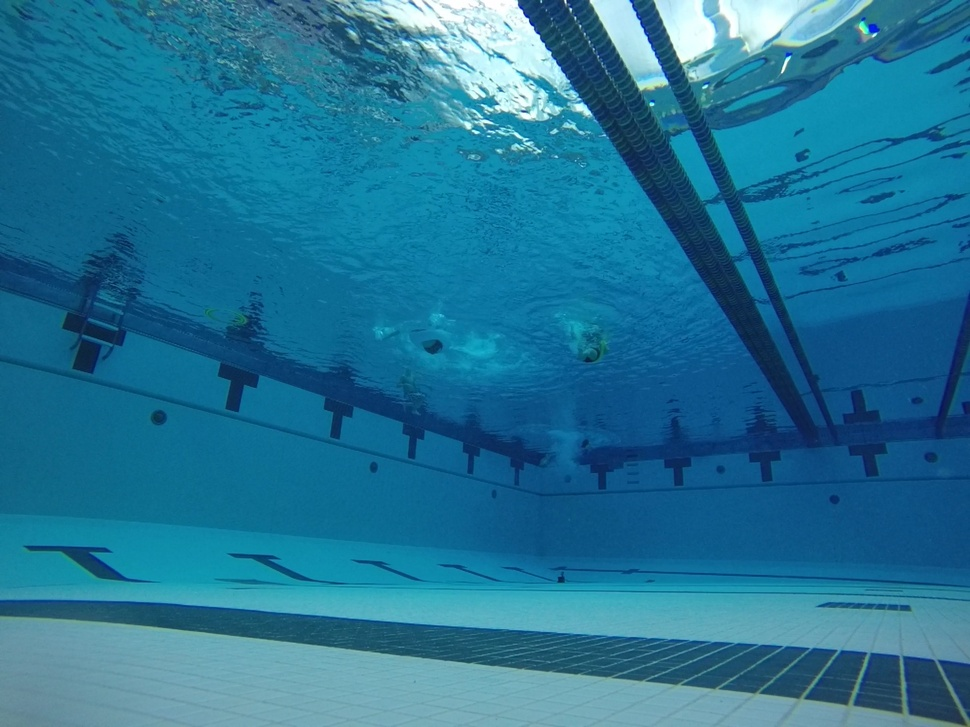
#> input picture annotated_100/images/goPOOLS1_2.jpg, 970 x 727 px, shrunk from 1920 x 1440 before the run
$ python get_line_draw_working.py   (older library calls are emulated)
#> lines starting #> are read from the running program, lines starting #| are printed output that depends on the picture; after the words box and inside, x2 and y2 are one past the last pixel; in counts of white or black regions, pixels touching at a corner belong together
#> further down, frame is the input picture: shape (727, 970, 3); mean B, G, R 150.2, 116.1, 34
### sourceCode/ez_cv.py
# Underwater Swimmer Detection, Term Project
# Edge Detection Code for OptoSwim
#   Author: Alden Kane

import cv2 as cv2
import numpy as np
import json


def do_canny(frame):
    # Convert frame to grayscale for processing - Less Computationally Expensive
    gray = cv2.cvtColor(frame, cv2.COLOR_RGB2GRAY)
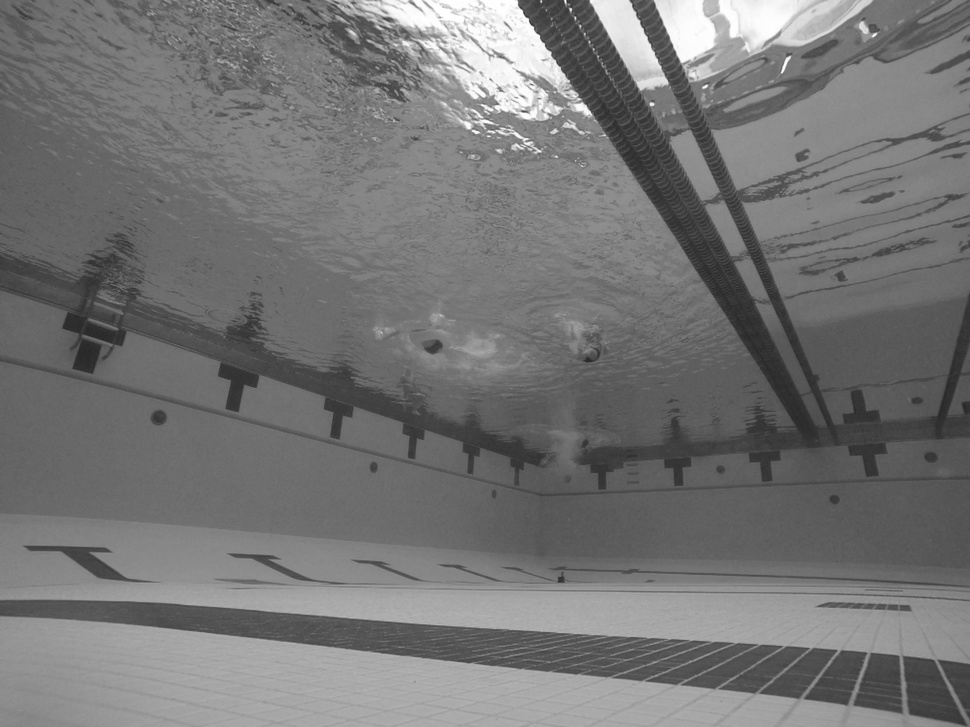
#> gray: shape (727, 970); min 37, max 255, mean 116.9
    # 5x5 Gaussian Blur
    blur = cv2.GaussianBlur(gray, (5, 5), 0)
    # Canny Edge Detector
    frame = cv2.Canny(blur, 50, 150)
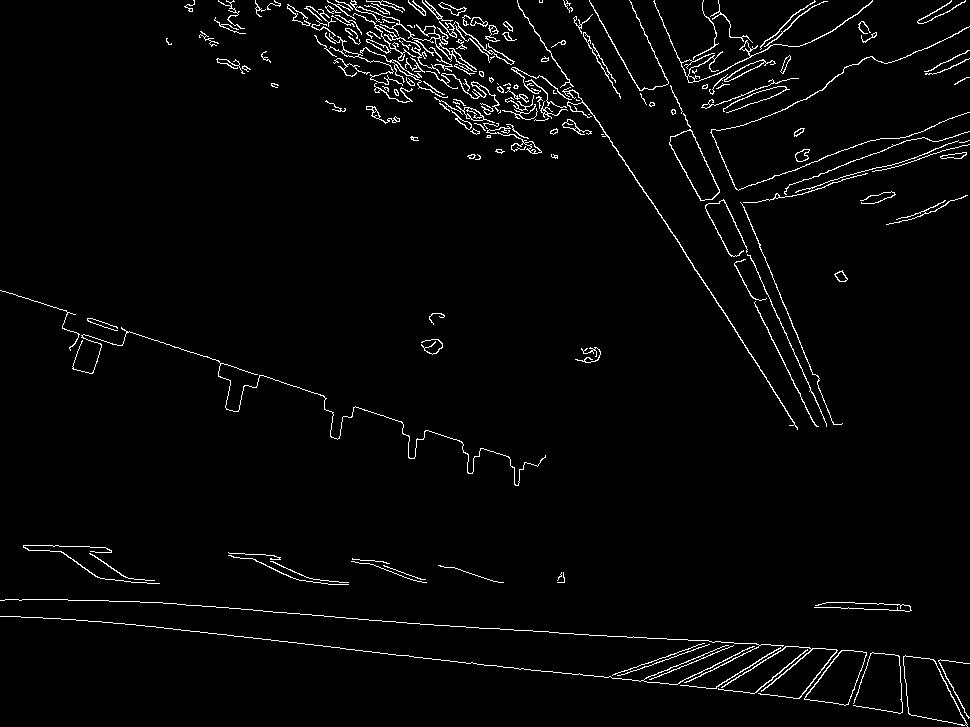
#> frame: shape (727, 970); 2.6% white in thin lines or dots
    return frame


def segment_for_bottom(frame):
    # Take in a frame with canny edge detection applied, then apply mask to find horizontal lines at bottom of the pool
    # Take in a grayscale image
    kernel_9 = np.ones((9, 9), np.uint8)
    height, width = frame.shape
#> height = 727; width = 970
    # Find all straight lines bottom 1/2 of Image
    bottom_rectangle = np.array([
        [(0, height), (width, height), (width, height/2), (0, height/2)]
                                ])
    mask = np.zeros_like(frame)
    # Fill polygon with 1s (white)
    mask = cv2.fillPoly(mask, np.int32([bottom_rectangle]), 255)
    frame = cv2.bitwise_and(frame, mask)
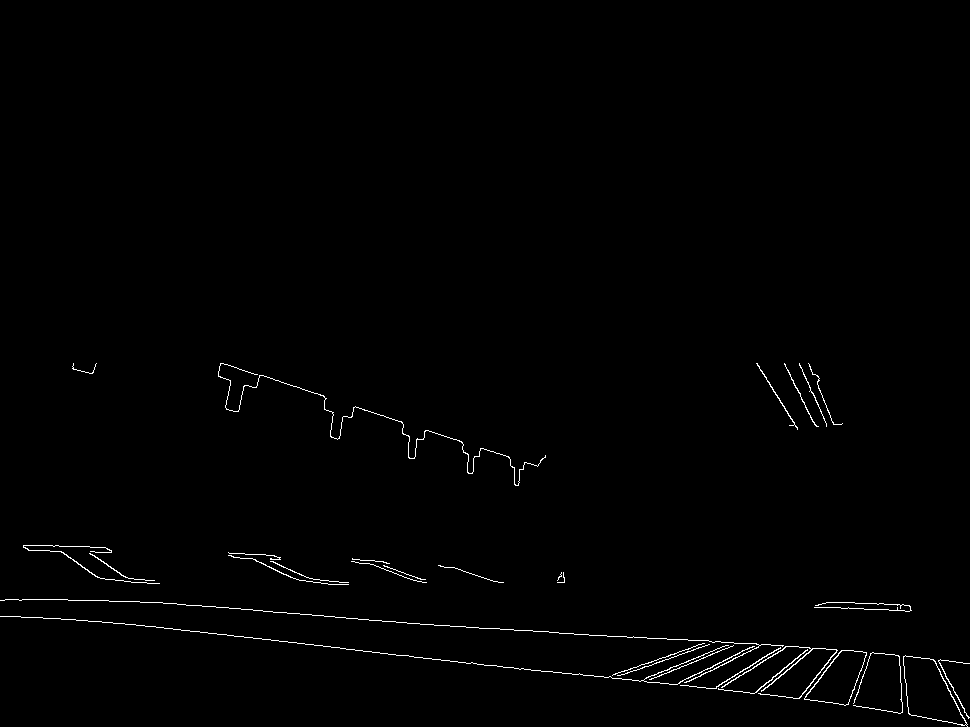
#> frame: shape (727, 970); 0.81% white in thin lines or dots, all inside (x1, y1, x2, y2) = (0, 363, 970, 727)
    return frame

# [85 lines left out: functions bottom_rect, generate_bottom_mask, find_bottom_line, write_pool_info_json, check_water_quality, not called in this run]


# def motion_detection(frame, firstFrame):
#     #Takes in color frame, converts to grayscale, applies motion detection
#     # Convert to grayscale, apply Gaussian Blur for processing. Saves computing power because motion is independent of color
#     # Gaussian smoothing will assist in filtering out high frequency noise from water moving, camera fluctuations, etc.
#     # TUNING: Can alter gaussian blur region for better detection --> Initially 21x21
#     gray_Img = cv2.cvtColor(frame, cv2.COLOR_BGR2GRAY)
#     gray_Img = cv2.GaussianBlur(gray_Img, (15, 15), 0)
#     firstFrame = firstFrame
#
#     # Initialize first frame. This will only set the first frame once. Now, can compute difference between current frame and this.
#     if firstFrame is None:
#         firstFrame = gray_Img
#         continue
#
#     # Now comes absolute difference detection. This is "motion detection"
#     delta = cv2.absdiff(firstFrame, gray_Img)
#     thresh = cv2.threshold(delta, 10, 255, cv2.THRESH_BINARY)[1]

### sourceCode/get_line_draw_working.py
import cv2 as cv2
import numpy as np
from ez_cv import do_canny, segment_for_bottom, find_bottom_line

frame = cv2.imread("../annotated_100/images/goPOOLS1_2.jpg")
canny = do_canny(frame)
segment = segment_for_bottom(canny)

lines = cv2.HoughLinesP(segment, 1, np.pi / 180, threshold=10, minLineLength=100,maxLineGap=50)
#> lines = 66 rows, first 6: [703, 643, 948, 660], [633, 636, 905, 655], [388, 654, 908, 709], [698, 644, 969, 663], [340, 648, 848, 702], [612, 675, 907, 706]
for x1, y1, x2, y2 in lines[0]:
    cv2.line(segment, (x1, y1), (x2, y2), (0, 0, 255), 2)
#> this loop made 1 pass

cv2.imshow("Debug", segment)
cv2.waitKey(0)

$ run again, with annotated_100/images/goPOOLS1_0.jpg copied over annotated_100/images/goPOOLS1_2.jpg
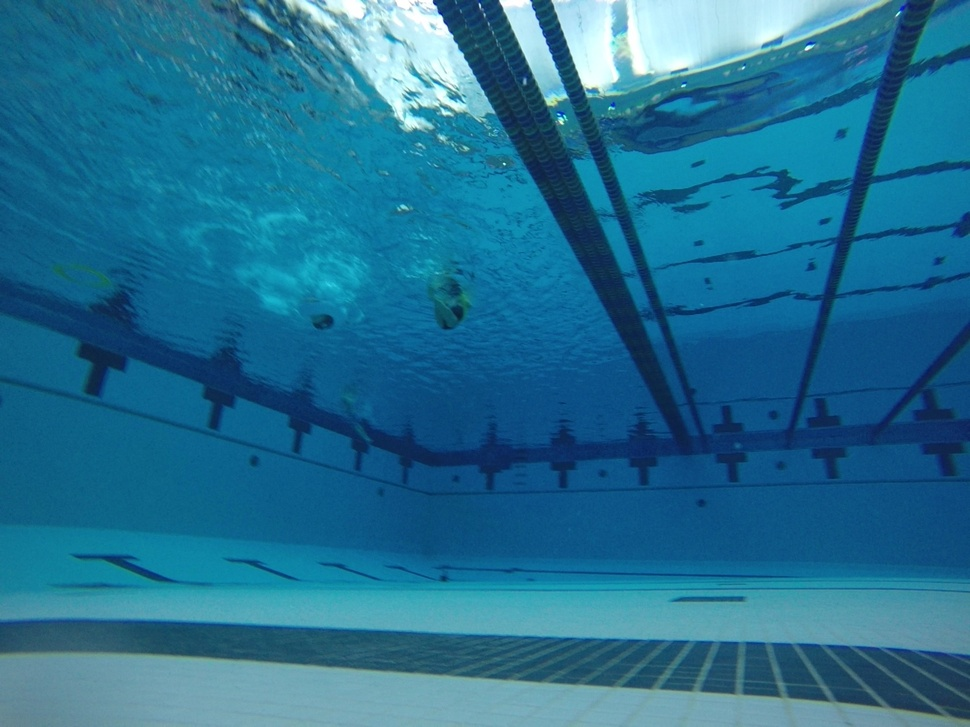
#> input picture annotated_100/images/goPOOLS1_0.jpg, 970 x 727 px, shrunk from 1920 x 1440 before the run
#> frame is the input picture: shape (727, 970, 3); mean B, G, R 146, 111.7, 34.4
#> in do_canny, `gray = cv2.cvtColor(frame, cv2.COLOR_RGB2GRAY)`:
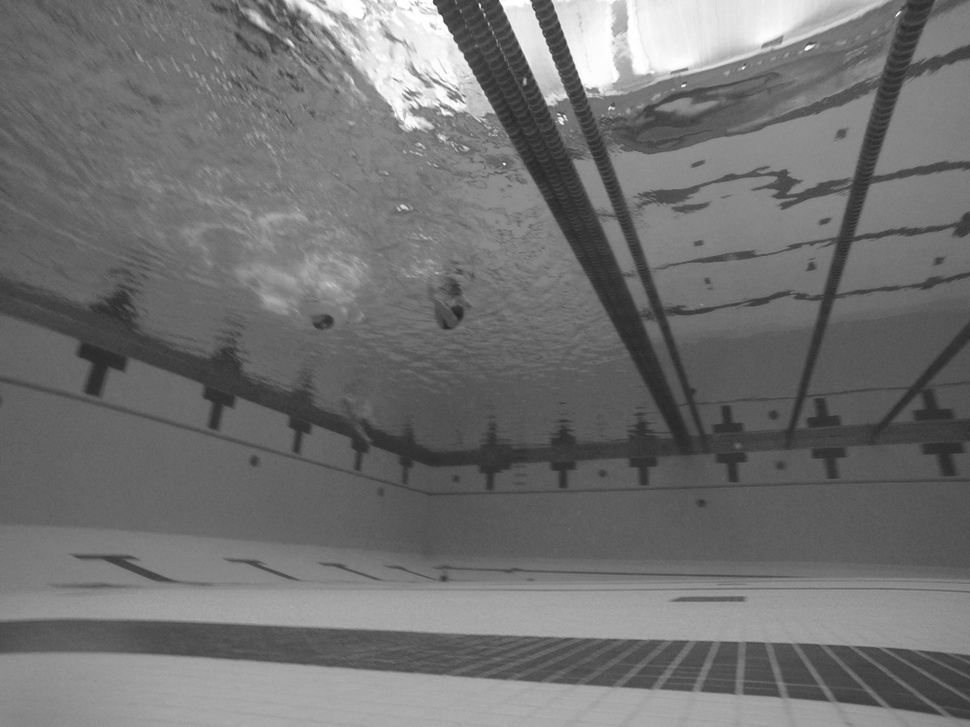
#> gray: shape (727, 970); min 36, max 255, mean 113.1
#> in segment_for_bottom, `frame = cv2.bitwise_and(frame, mask)`:
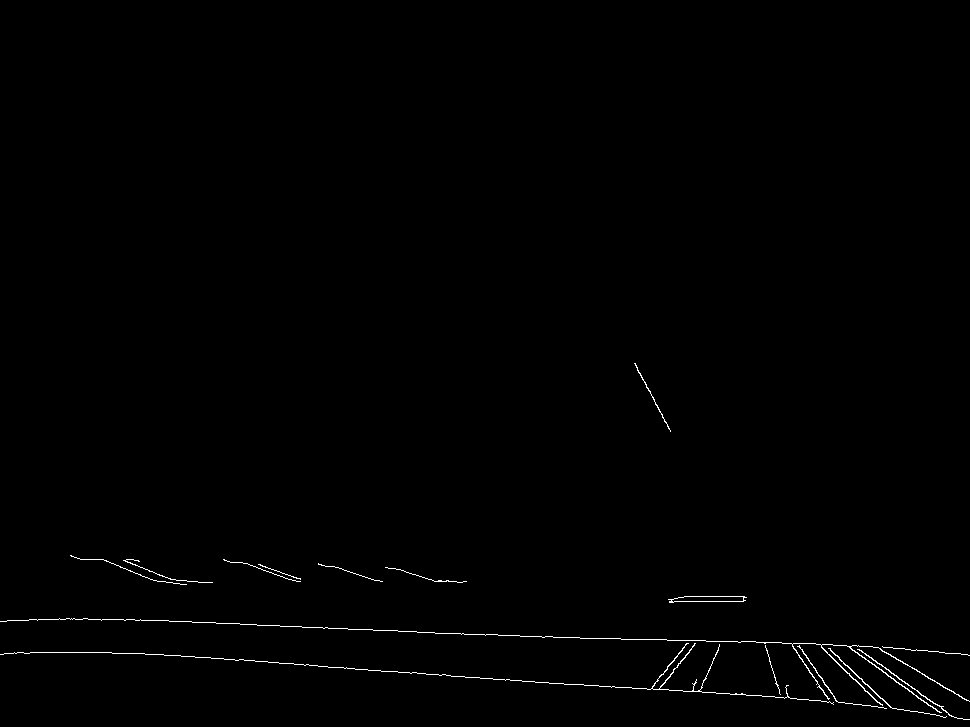
#> frame: shape (727, 970); 0.55% white in thin lines or dots, all inside (x1, y1, x2, y2) = (0, 363, 970, 720)
#> lines = 14 rows, first 6: [83, 618, 279, 625], [131, 653, 731, 694], [618, 638, 904, 648], [417, 632, 625, 639], [652, 686, 946, 711], [769, 642, 919, 671]
#> the loop `for x1, y1, x2, y2 in lines[0]:` made 1 pass

$ run again, with annotated_100/images/goPOOLS1_1.jpg copied over annotated_100/images/goPOOLS1_2.jpg
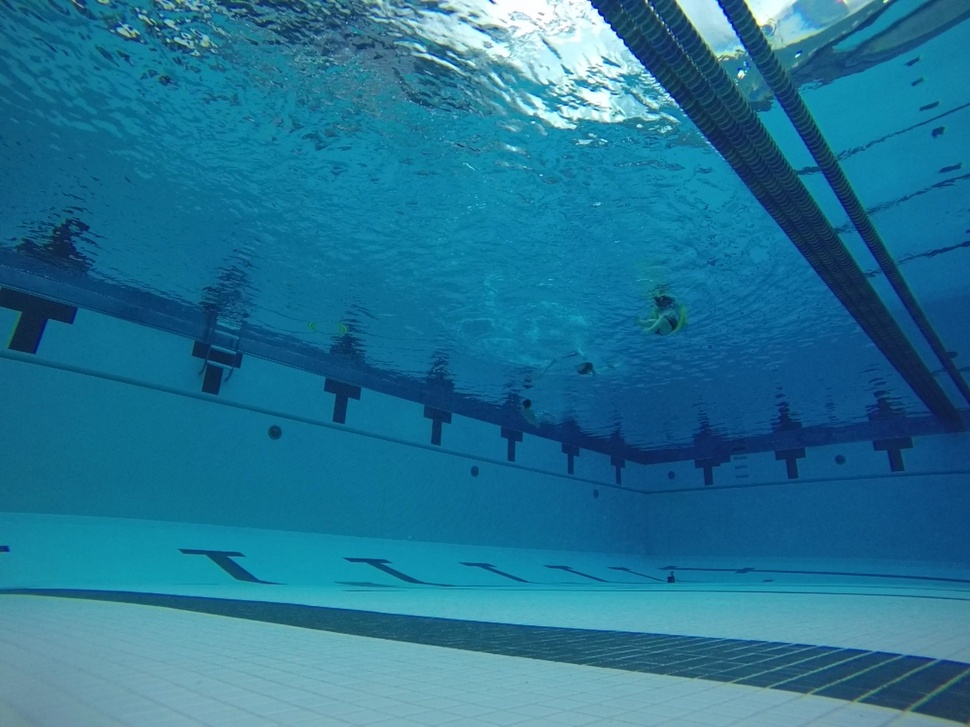
#> input picture annotated_100/images/goPOOLS1_1.jpg, 970 x 727 px, shrunk from 1920 x 1440 before the run
#> frame is the input picture: shape (727, 970, 3); mean B, G, R 149.3, 116.2, 34.3
#> in do_canny, `frame = cv2.Canny(blur, 50, 150)`:
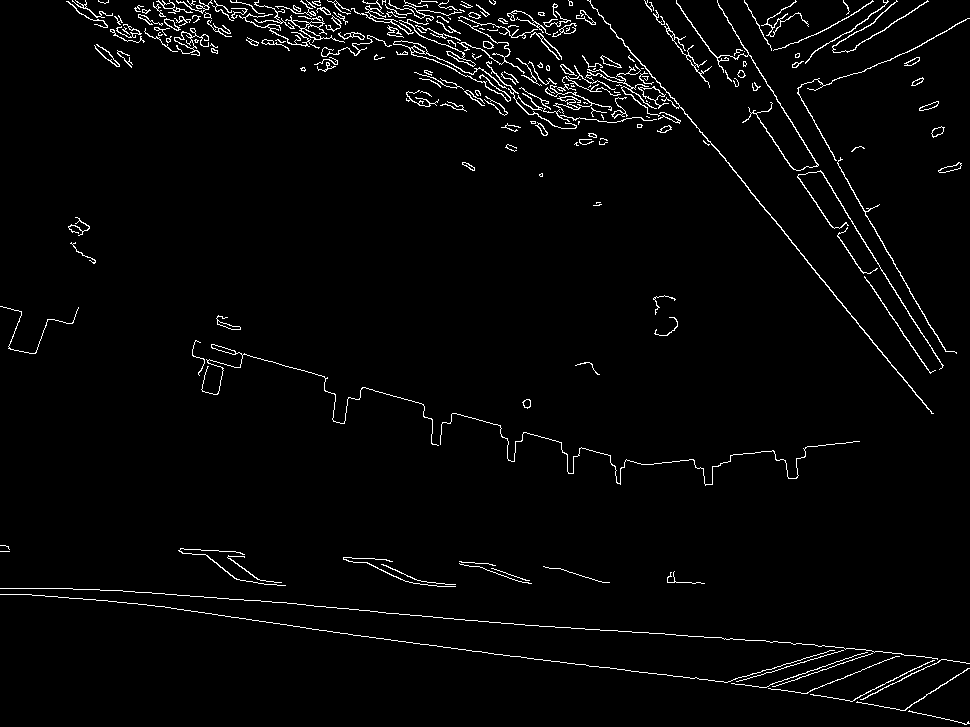
#> frame: shape (727, 970); 2.6% white in thin lines or dots
#> lines = 44 rows, first 6: [454, 619, 843, 647], [116, 601, 535, 659], [325, 378, 648, 464], [728, 681, 909, 710], [12, 594, 115, 601], [271, 601, 422, 616]
#> the loop `for x1, y1, x2, y2 in lines[0]:` made 1 pass
#> after the loop `for x1, y1, x2, y2 in lines[0]:`:
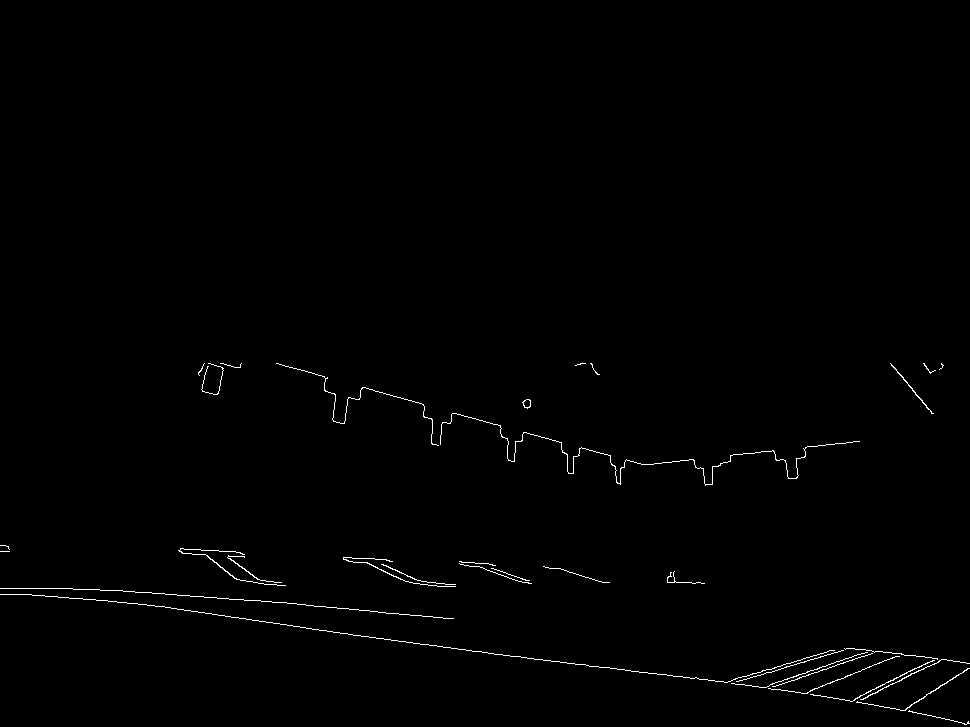
#> segment: shape (727, 970); 0.65% white in thin lines or dots, all inside (x1, y1, x2, y2) = (0, 363, 970, 725)
